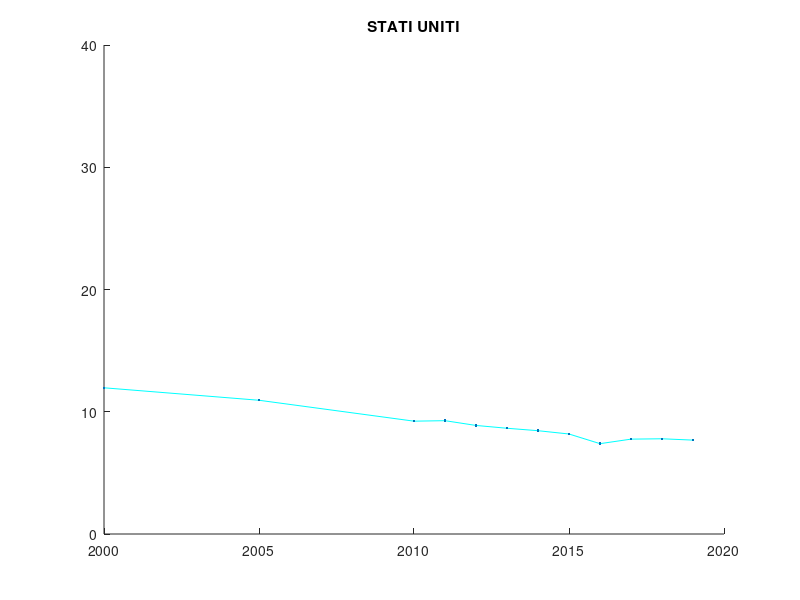

MATLAB code to generate this figure:
x = [2000 2005 2010 2011 2012 2013 2014 2015 2016 2017 2018 2019];
y = [11.96	10.94	9.23	9.27	8.88	8.65	8.45	8.18	7.39	7.76	7.79	7.68];
ylim([0 40])

title('STATI UNITI')
hold on
plot(x,y,'c')
plot(x,y,'.')